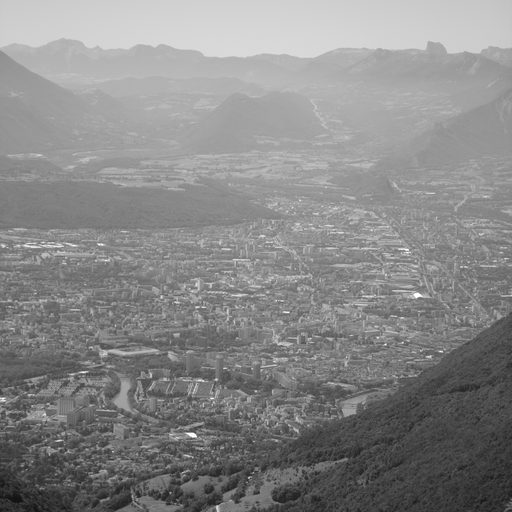
#> input picture data1/100.bmp, 512 x 512 px; its folder holds only this picture in this run
$ python research_lab1.py
#> lines starting #> are read from the running program, lines starting #| are printed output that depends on the picture; after the words box and inside, x2 and y2 are one past the last pixel; in counts of white or black regions, pixels touching at a corner belong together
### lab1.py
# stego_lab.py
import argparse
import numpy as np
from PIL import Image
import math
import os
from skimage.metrics import mean_squared_error, structural_similarity

# ---------- Утилиты ----------
def load_bmp(path):
    img = Image.open(path).convert('L')  # Гарантируем 8-bit grayscale
    if img.size != (512, 512):
        raise ValueError(f"Изображение {path} не 512x512")
    return np.array(img, dtype=np.uint8)

def save_bmp(arr, path):
    Image.fromarray(arr, mode='L').save(path, format='BMP')

# ---------- Режим 1: Извлечение битовой плоскости ----------
def extract_plane(img, k):
    shift = k - 1
    plane = (img >> shift) & 1
    return (plane * 255).astype(np.uint8)

# ---------- Режим 2: Внедрение текста ----------
def embed_message(img_path, text_path, k, out_path):
    img = load_bmp(img_path)
    with open(text_path, 'rb') as f:
        data = f.read()

    length = len(data)
    length_bits = f'{length:032b}'  # 4 байта = 32 бита для длины
    data_bits = ''.join(f'{b:08b}' for b in data)
    msg_bits = length_bits + data_bits

    if len(msg_bits) > img.size:
        raise ValueError(f"Сообщение ({len(msg_bits)} бит) не помещается в контейнер ({img.size} пикселей)")

    flat = img.flatten().copy()
    mask_clear = ~(1 << (k-1)) & 0xFF
    for i, bit in enumerate(msg_bits):
        flat[i] = (flat[i] & mask_clear) | (int(bit) << (k-1))

    stego = flat.reshape(img.shape).astype(np.uint8)
    save_bmp(stego, out_path)
    print(f"✅ Внедрено {len(msg_bits)} бит ({length} байт) в плоскость k={k}")
    return stego

# ---------- Режим 3: Извлечение текста ----------
# [19 lines left out: function extract_message, not called in this run]

# ---------- Метрики ----------
def calc_metrics(orig_path, stego_path):
    o = load_bmp(orig_path)
    s = load_bmp(stego_path)
    mse_val = mean_squared_error(o, s)
    psnr_val = 20 * math.log10(255.0 / math.sqrt(mse_val)) if mse_val > 0 else float('inf')
    ssim_val = structural_similarity(o, s, data_range=255)
    return mse_val, psnr_val, ssim_val

# ---------- CLI ----------
# [36 lines left out: function main, not called in this run]

# [2 lines that do not run on import are left out]

### research_lab1.py
import os, glob, csv, sys
import numpy as np
import matplotlib
matplotlib.use('Agg')  # Предотвращает ошибки GUI в VirtualBox/SSH
import matplotlib.pyplot as plt
from PIL import Image

from lab1 import load_bmp, save_bmp, extract_plane, embed_message, calc_metrics

DATASETS = {
    "bossbase": "data1",
    "medical": "chest_xrays",
    "other": "airplane_bmp"
}
TEXT_FILE = "message.txt"

def process_dataset(name, path, out_dir):
    os.makedirs(out_dir, exist_ok=True)
    files = sorted(glob.glob(os.path.join(path, "*.bmp")))
    if not files:
        print(f"В {path} нет BMP файлов.")
        return []

    print(f"\n[{name}] Генерация битовых плоскостей (5 изображений)...")
    for img_path in files[:5]:
        base = os.path.basename(img_path)
        arr = load_bmp(img_path)
        for k in range(1, 9):
            plane = extract_plane(arr, k)
            save_bmp(plane, os.path.join(out_dir, f"plane_{base}_k{k}.bmp"))

    print(f"🔍 [{name}] Внедрение текста (k=1,2,3) и расчёт метрик...")
    test_img = files[0]
    base = os.path.basename(test_img)
    results = []

    for k in [1, 2, 3]:
        stego_path = os.path.join(out_dir, f"stego_{base}_k{k}.bmp")
        embed_message(test_img, TEXT_FILE, k, stego_path)

        mse, psnr, ssim = calc_metrics(test_img, stego_path)
        results.append([name, base, k, f"{mse:.4f}", f"{psnr:.2f}", f"{ssim:.4f}"])
        print(f"  ✅ k={k} | MSE: {mse:.4f} | PSNR: {psnr:.2f} дБ | SSIM: {ssim:.4f}")

        orig_flat = load_bmp(test_img).flatten()
        stego_flat = load_bmp(stego_path).flatten()
        plt.figure(figsize=(8, 4))
        plt.hist(orig_flat, bins=256, range=(0, 255), alpha=0.6, label='Original', color='blue')
        plt.hist(stego_flat, bins=256, range=(0, 255), alpha=0.6, label=f'Stego k={k}', color='red')
        plt.title(f"Гистограмма яркости: {name} / {base} (k={k})")
        plt.xlabel("Интенсивность пикселя"); plt.ylabel("Частота")
        plt.legend(); plt.grid(True, alpha=0.3)
        plt.tight_layout()
        plt.savefig(os.path.join(out_dir, f"hist_{base}_k{k}.png"), dpi=150)
        plt.close()

    return results

def main():
    if not os.path.exists(TEXT_FILE):
        print("Файл message.txt не найден в текущей папке.")
        sys.exit(1)

    all_results = []
    for name, path in DATASETS.items():
        if os.path.exists(path):
            out_dir = f"results_{name}_lab1"
            res = process_dataset(name, path, out_dir)
#> in load_bmp, img is the input picture: PIL image 512x512 L; min 18, max 255, mean 135.8
#> the loop in process_dataset, `for k in range(1, 9):` made 8 passes
#> pass 1, in extract_plane, `plane = (img >> shift) & 1`:
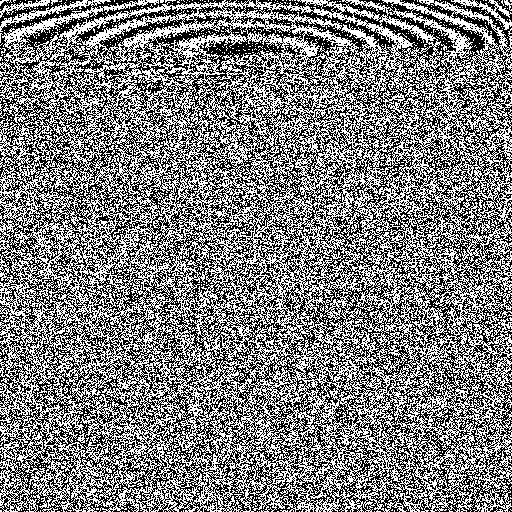
#> plane: shape (512, 512); values 0 (black) and 1 (white), 49.9% white in thin lines or dots
#> pass 2, in extract_plane (call 2), `plane = (img >> shift) & 1`:
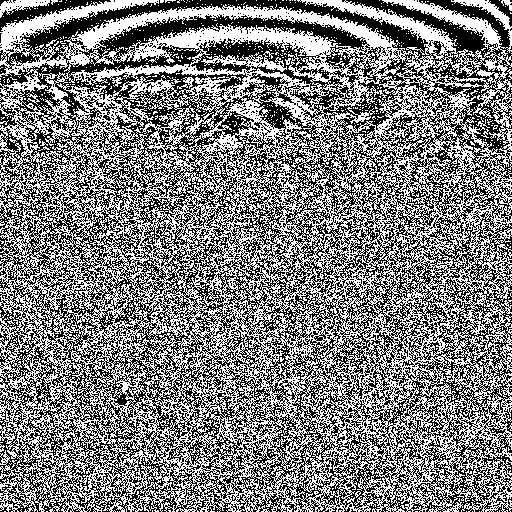
#> plane: shape (512, 512); values 0 (black) and 1 (white), 49.8% white in thin lines or dots
#> after the loop in process_dataset, `for k in range(1, 9):`:
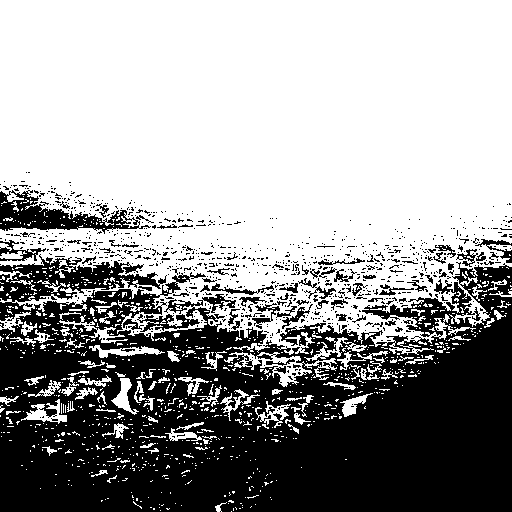
#> plane: shape (512, 512); 60.8% white; 943 black regions (871 under 20 px), largest, box (x1, y1, x2, y2) and area: (0, 254, 512, 512) 92574, (0, 190, 151, 234) 2483, (137, 314, 200, 332) 476
#> (reads message.txt from the repository)
#> in calc_metrics, `mse_val = mean_squared_error(o, s)`: mse_val = 0.467
#> in calc_metrics, `psnr_val = 20 * math.log10(255.0 / math.sqrt(mse_val)) if mse_val > 0 ..`: psnr_val = 51.44
#> in calc_metrics, `ssim_val = structural_similarity(o, s, data_range=255)`: ssim_val = 0.997
#> in process_dataset, `mse, psnr, ssim = calc_metrics(test_img, stego_path)`: mse = 0.467; psnr = 51.44; ssim = 0.997
#|   ✅ k=1 | MSE: 0.4669 | PSNR: 51.44 дБ | SSIM: 0.9965
#> in process_dataset, `plt.savefig(os.path.join(out_dir, f"hist_{base}_k{k}.png"), dpi=150)`:
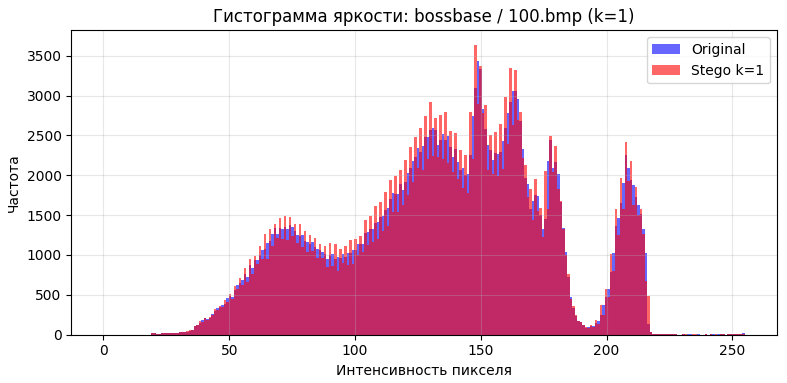
#> figure drawn by matplotlib, 1 panel; tallest bar 3435 high, from x = 148.4 to 149.4; tallest bar 3636 high, from x = 147.4 to 148.4
            all_results.extend(res)
        else:
            print(f"Папка {path} не найдена. Пропускаю.")

    if all_results:
        with open("research_metrics_lab1.csv", "w", newline="", encoding="utf-8") as f:
            writer = csv.writer(f)
            writer.writerow(["Dataset", "Image", "k", "MSE", "PSNR(dB)", "SSIM"])
            writer.writerows(all_results)
        print("\nИССЛЕДОВАНИЕ ЗАВЕРШЕНО!")
        print(" Таблица метрик: research_metrics.csv")
        print(" Результаты по наборам: results_bossbase/, results_medical/, results_other/")
    else:
        print("\nНи один набор не обработан.")

if __name__ == "__main__":
    main()
